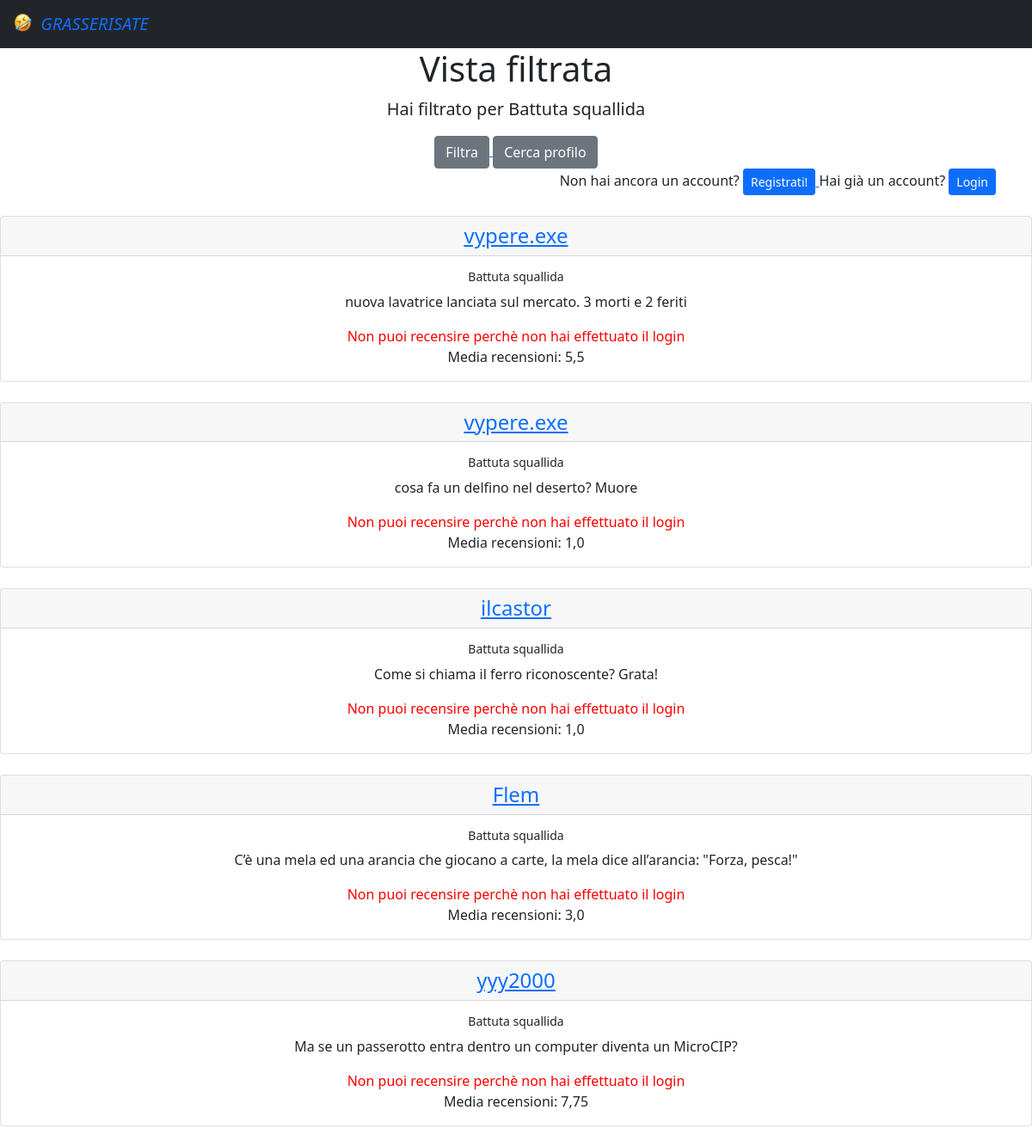
Page /filtered/Battuta squallida on the committed database.
### esame/models.py (models this page shows, shortened)
class Battute(models.Model):
    testo = models.TextField(default="")
    utente = models.ForeignKey(User, on_delete=models.CASCADE, related_name='utentebat')
    tempo = models.DateTimeField(auto_now=True)
    tipo = models.CharField(choices=SCELTE, default='bar', max_length=25)
    @property
    def calcola_media(self):
        media_tupla = self.battutarec.all().aggregate(Avg('voto'))
        media_lunga = media_tupla['voto__avg']
        if type(media_lunga) is NoneType:
            media = media_lunga
        else:
            media = round(media_lunga, 2)
        return media

### esame/views.py (the view)
# urls.py: path('filtered/<str:tipo>', views.VistaFiltrata.as_view(), name='vista_filtrata'),
class VistaFiltrata(ListView):
    template_name = 'vista_filtrata.html'
    model = Battute
    def get_queryset(self):
        tipo2 = self.request.resolver_match.kwargs['tipo']
        qs = Battute.objects.filter(tipo=tipo2).order_by('-tempo')
        return qs

### templates/vista_filtrata.html (shortened to what this page needs)
<html lang="en">
{% extends 'base.html' %}
{% block contenuto %}
    <div class="container">
        <h1> <div style="text-align: center;"> Vista filtrata {% if user.is_authenticated %}{{ user.username }}{% endif %}</div></h1>
        <p class="lead" style="text-align:center">
            Hai filtrato per {{ view.kwargs.tipo }}
        </p>
        {% if user.is_authenticated %}
            <div style="text-align:center">
            <a href="{% url  "feed" %}">
                    <button type="button" class="btn btn-warning">
                        Il tuo feed
                    </button>
                </a>
                <a href="{% url  "aggiungi_battuta" %}">
                    <button type="button" class="btn btn-primary">
                        Aggiungi una battuta!
                    </button>
                </a>
                <a href="{% url  "profilo" pk=user.id %}">
                    <button type="button" class="btn btn-info">
                        Il tuo profilo
                    </button>
                </a>
                <a href="{% url  "filtro" %}">
                    <button type="button" class="btn btn-secondary">
                        Filtra
                    </button>
                </a>
                <a href="{% url  "cerca_profilo" %}">
                    <button type="button" class="btn btn-secondary">
                        Cerca profilo
                    </button>
                </a>
                <a href='{% url 'logout' %}'>
                    <button type="button" class="btn btn-danger">
                        Logout
                    </button>
                </a>
                         </div>
        {% else %}
            <div style="text-align: center">
            <a href="{% url  "filtro" %}">
                    <button type="button" class="btn btn-secondary">
                        Filtra
                    </button>
                </a>
                <a href="{% url  "cerca_profilo" %}">
                    <button type="button" class="btn btn-secondary">
                        Cerca profilo
                    </button>
                </a>
            </div>
            <div style="text-align:right">
            Non hai ancora un account?
            <a href="{% url  "registrazione"%}">
                    <button type="button" class="btn btn-primary btn-sm">
                        Registrati!
                    </button>
                </a>
                Hai già un account?
            <a href="{% url  "login"%}">
                    <button type="button" class="btn btn-primary btn-sm">
                        Login
                    </button>
                </a>
            </div>
            </div>
        {% endif %}
    <br>
    <div style="text-align:center">
        {% for b in object_list %}
            <div class="card">
                <h4 class="card-header"> <a href="{% url "profilo" pk=b.utente_id %}"> {{ b.utente }}  </a> </h4>
                <div class="card-body">
                    <h6 class="card-title" > <small>{{ b.tipo }}</small>  </h6>
                    <p class="card-text"> {{ b.testo }} </p>
                    {% if user.is_authenticated %}
                        <a href="{% url "aggiungi_recensione" pk=b.id %}" class="btn btn-primary">Recensisci!</a>
                    {% else %}
                        <p class="card-text" style="color:red"> Non puoi recensire perchè non hai effettuato il login </p>
                    {% endif %}
                    Media recensioni: {{ b.calcola_media}}
                </div>
            </div>
            <br>
        {%  endfor %}
    </div>
{% endblock %}

### rows in the picture
Battute: utente "vypere.exe", tipo "Battuta squallida", testo "nuova lavatrice lanciata sul mercato. 3 morti e 2 feriti", calcola_media "5,5"
Battute: utente "vypere.exe", tipo "Battuta squallida", testo "cosa fa un delfino nel deserto? Muore", calcola_media "1,0"
Battute: utente "ilcastor", tipo "Battuta squallida", testo "Come si chiama il ferro riconoscente? Grata!", calcola_media "1,0"
Battute: utente "Flem", tipo "Battuta squallida", testo "C’è una mela ed una arancia che giocano a carte, la mela dice all’arancia: \"Forza, pesca!\"", calcola_media "3,0"
Battute: utente "yyy2000", tipo "Battuta squallida", testo "Ma se un passerotto entra dentro un computer diventa un MicroCIP?", calcola_media "7,75"

### other values in the picture
{{ view.kwargs.tipo }} "Battuta squallida"
